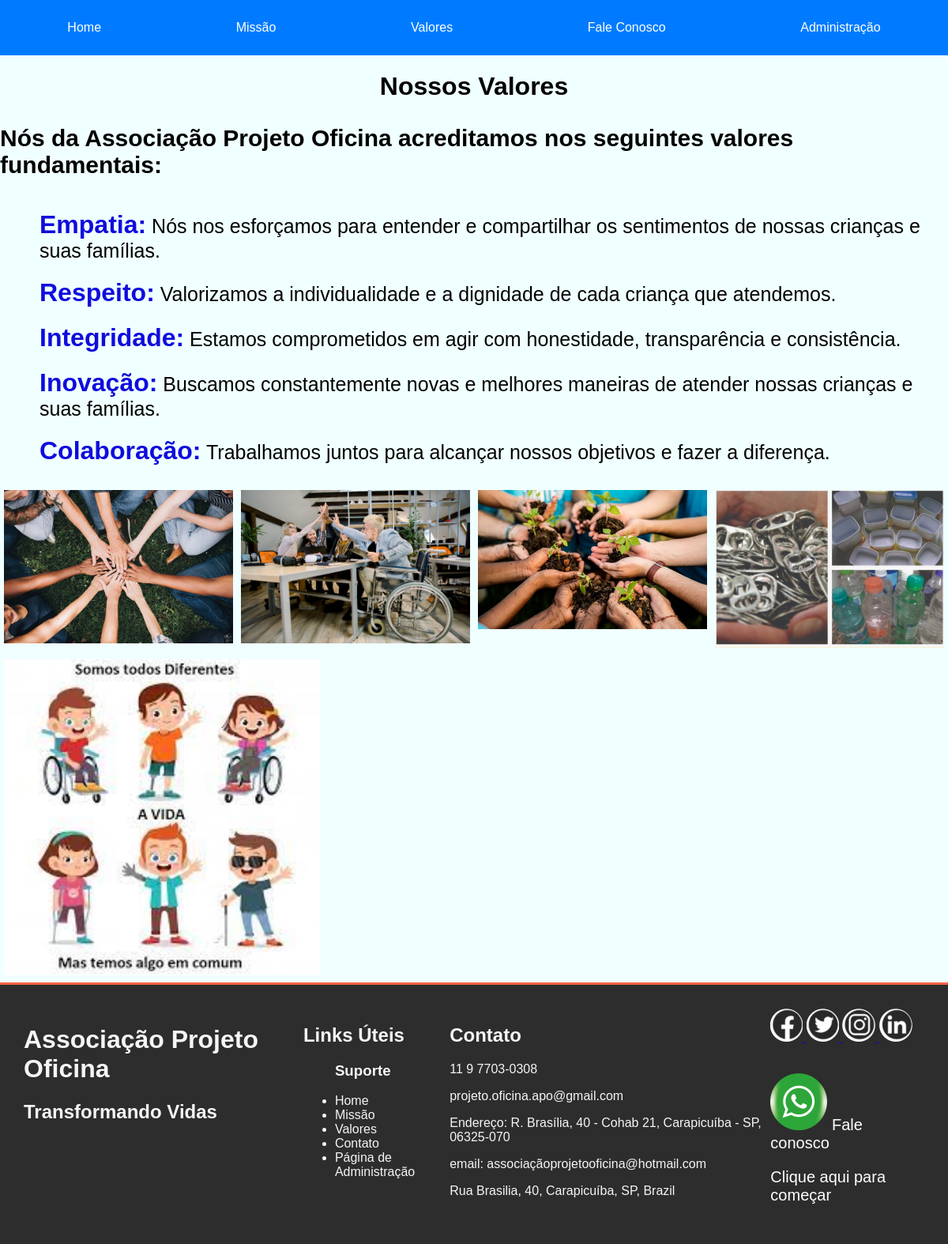
/siteweb/valores.html, run on an earlier commit of the app's database.
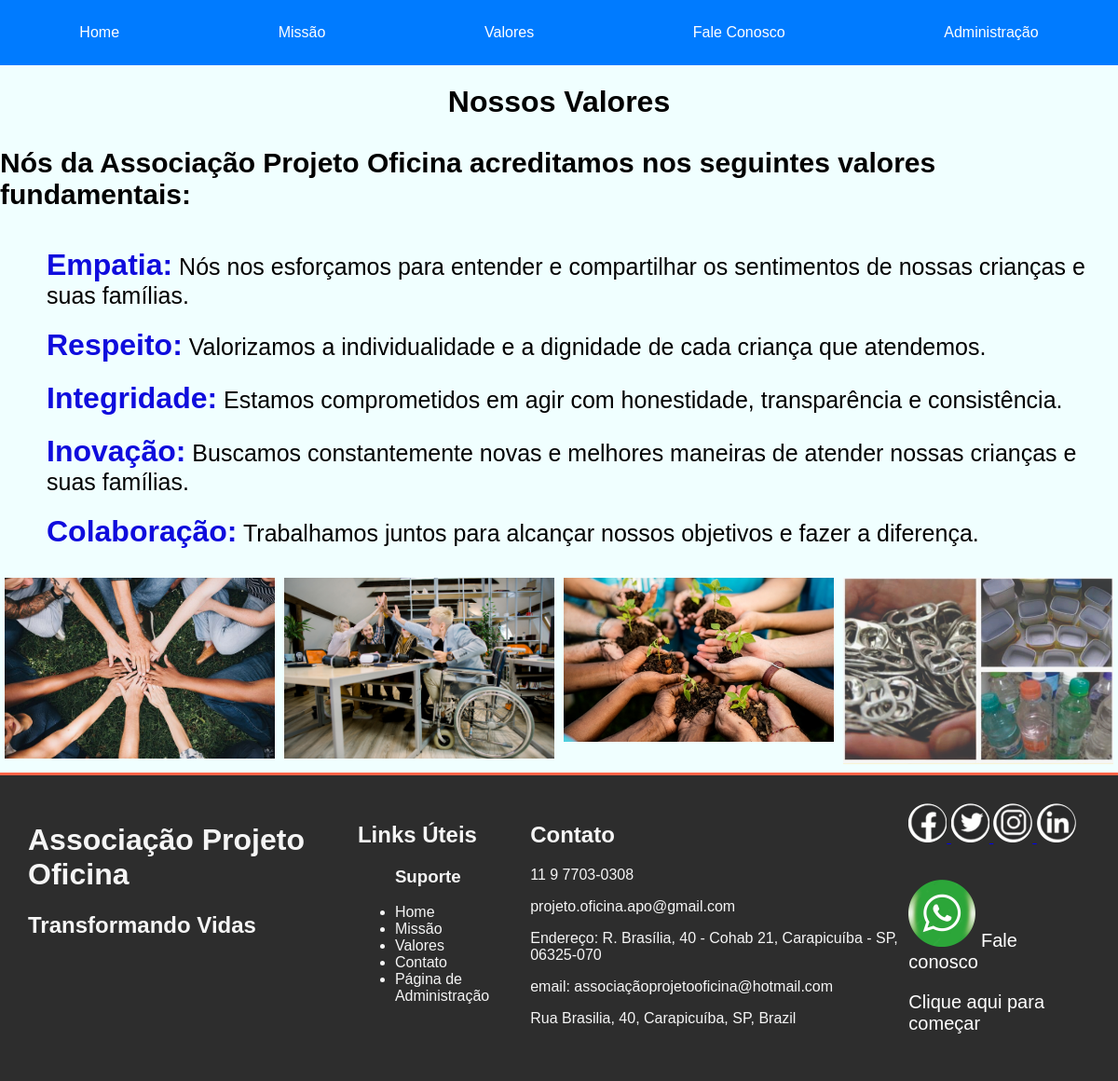
And on a later commit of the database.
### siteweb/models.py (models this page shows)
class ValorImage(models.Model):
    imagem = models.ImageField(upload_to='static/imagens')

### siteweb/views.py (the view)
# urls.py: path('siteweb/valores.html', views.valores, name="valores"),
def valores(request):
    imagens = ValorImage.objects.all()
    return render(request, 'siteweb/valores.html', {'imagens': imagens})

### siteweb/templates/siteweb/valores.html (shortened to what this page needs)
{% extends "base.html" %}
{% block content %}
<main>
 <div class="imagem-valores">
  <h1 id="titulo-valores" style="display: flex; flex-direction: column; align-items: center;">Nossos Valores</h1>
  <h3 id="p-valores" style="display: flex; flex-direction: column; align-items: center;font-size:30px;">Nós da Associação Projeto Oficina acreditamos nos seguintes valores fundamentais:</h3>
  <ul id="valores">
    <li><span class="Empatia">Empatia:</span> Nós nos esforçamos para entender e compartilhar os sentimentos de nossas crianças e suas famílias.</li>
    <li><span class="Empatia">Respeito:</span> Valorizamos a individualidade e a dignidade de cada criança que atendemos.</li>
    <li><span class="Empatia">Integridade:</span> Estamos comprometidos em agir com honestidade, transparência e consistência.</li>
    <li><span class="Empatia">Inovação:</span> Buscamos constantemente novas e melhores maneiras de atender nossas crianças e suas famílias.</li>
    <li><span class="Empatia">Colaboração:</span> Trabalhamos juntos para alcançar nossos objetivos e fazer a diferença.</li>
  </ul>
</div>
<div class="imagens_valores" style="display: flex; flex-wrap: wrap;">
{% for imagem in imagens %}
  <div class="img-valor" style="flex: 1 0 21%; margin: 5px;">
    <img src={{ imagem.imagem.url }} alt="imagem do valor" style="width: 100%; max-width: 400px;">
  </div>
{% endfor %}
</div>
</main>
{% endblock content %}

What changed in the data, as far as the page shows it:
removed ValorImage: imagem (picture)
